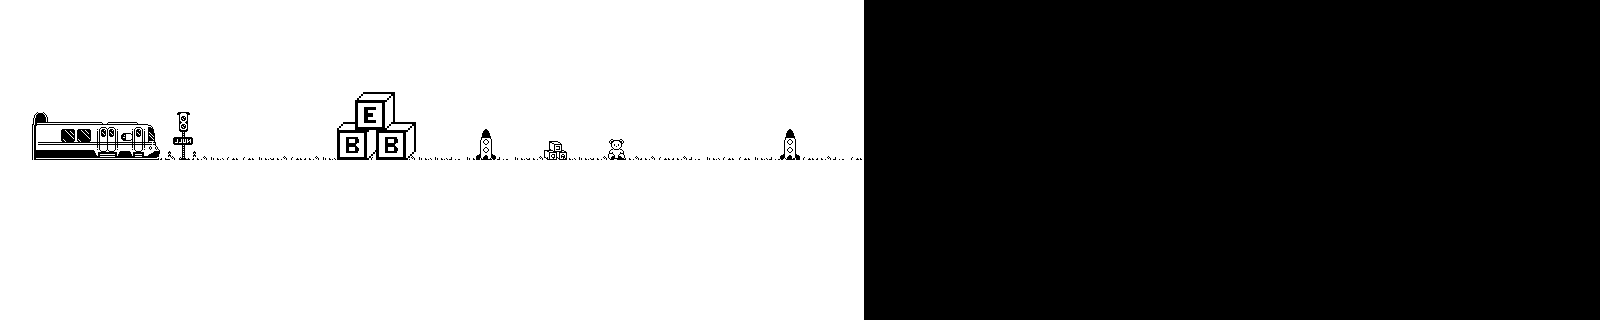

This game map was drawn from its Tiled (.tmx) file and the tilesets committed beside it. A one-line description and the trimmed map source follow:
An orthogonal 100x20 tile map with 16x16 px tiles, 6 tile layers (bg, bg2, gare, sol, ...) and 3 objects (spawn).

<map version="1.10" tiledversion="1.12.0" orientation="orthogonal" renderorder="right-down" width="100" height="20" tilewidth="16" tileheight="16" infinite="0" nextlayerid="11" nextobjectid="5">
 <editorsettings>
  <export target="enfance.json" format="json" />
 </editorsettings>
 <tileset firstgid="1" name="Tileset" tilewidth="16" tileheight="16" tilecount="350" columns="35">
  <image source="../tilesets/Tileset.png" width="560" height="160" />
 </tileset>
 <layer id="7" name="bg" width="100" height="20">
  <data>[2000 cells, 1080 non-empty, 1 distinct tile ids]</data>
 </layer>
 <layer id="10" name="bg2" width="100" height="20">
  <data>[2000 cells, 45 non-empty, 39 distinct tile ids]</data>
 </layer>
 <layer id="6" name="gare" width="100" height="20">
  <data>[2000 cells, 33 non-empty, 33 distinct tile ids]</data>
 </layer>
 <layer id="3" name="sol" width="100" height="20">
  <data>[2000 cells, 243 non-empty, 1 distinct tile ids]</data>
 </layer>
 <objectgroup id="5" name="Calque d'Objets 1">
  <object id="1" name="spawn" x="257.491" y="95.8374">
   <point />
  </object>
  <object id="2" x="291.859" y="223.041" width="119.879" height="47.3909">
   <properties>
    <property name="texte" value="Heu... Salut ?" />
   </properties>
  </object>
  <object id="4" x="235.153" y="159.634">
   <properties>
    <property name="frame" value="0" />
    <property name="ligneNPJ" value="De quelles couleurs sont les ours ?" />
    <property name="mots" value="blanc, froid" />
    <property name="phrase" value="Il sont {} , et {} ." />
    <property name="sprite" value="other_child" />
   </properties>
   <point />
  </object>
 </objectgroup>
 <layer id="1" name="tunnel" width="100" height="20">
  <data>[2000 cells, 0 non-empty, 0 distinct tile ids]</data>
 </layer>
 <layer id="4" name="devant" width="100" height="20">
  <data>[2000 cells, 44 non-empty, 4 distinct tile ids]</data>
 </layer>
</map>
